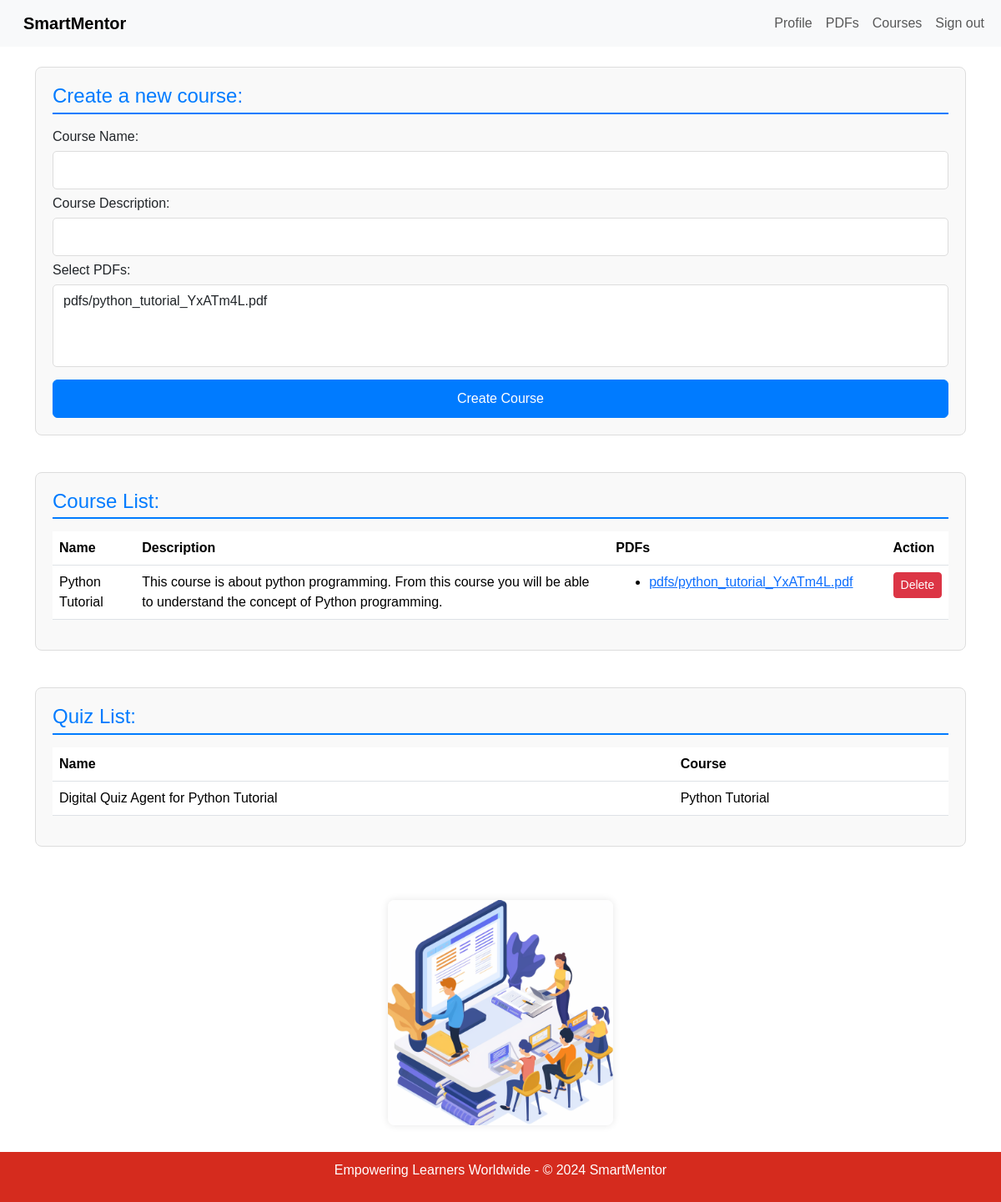
Page /teacher/courses (signed in) on the earlier database version.
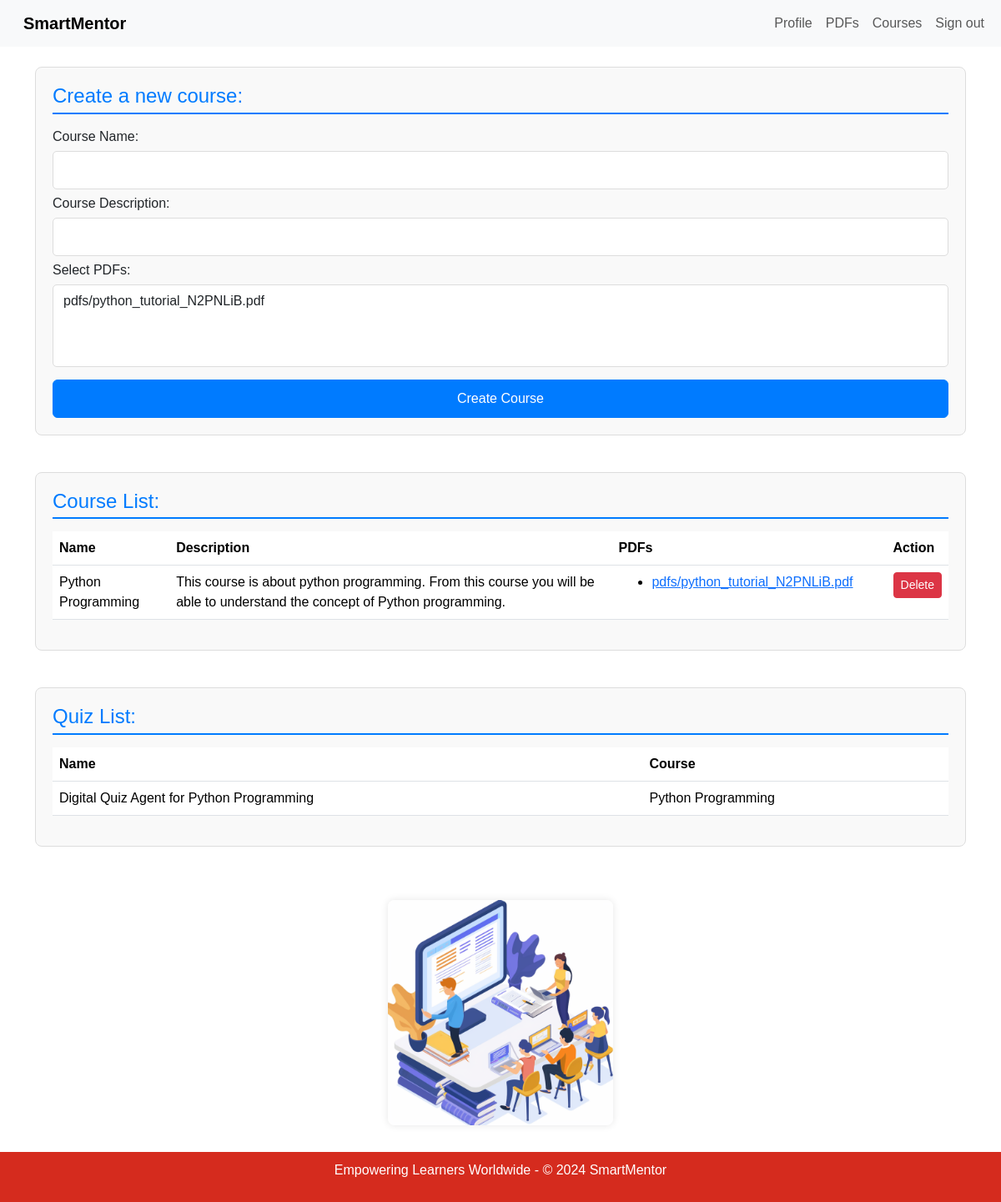
Same page on the later database version.
### app/models.py (models this page shows, shortened)
class Course(models.Model):
    name = models.CharField(max_length=50, default='course')
    description = models.CharField(max_length=200, default='Default description')
    pdfs = models.ManyToManyField(PDF, blank=True, related_name='courses')
    time_created = models.DateTimeField(auto_now_add=True, null=True)
    teacher = models.ForeignKey('Teacher', on_delete=models.CASCADE, related_name='courses', default=Teacher.get_default_teacher)

class PDF(models.Model):
    file = models.FileField(upload_to='pdfs/')
    uploaded_by = models.ForeignKey('Teacher', on_delete=models.CASCADE)

class Quiz(models.Model):
    course = models.ForeignKey(Course, on_delete=models.CASCADE, null=True)
    name = models.CharField(max_length=255)
    teacher = models.ForeignKey(Teacher, on_delete=models.CASCADE, related_name='quizzes', default=1)

### app/views.py (the view, shortened to what this page needs)
# urls.py: path('teacher/courses', TeacherCourseView.as_view(), name='teacher_courses'),
class TeacherCourseView(LoginRequiredMixin, ListView):
    model = Course
    form_class = CourseForm
    template_name = 'app/teacher_course.html'
    def get_queryset(self):
        if hasattr(self.request.user, 'teacher'):
            return Course.objects.filter(teacher=self.request.user.teacher)
        else:
            return Course.objects.none()

### app/templates/app/teacher_course.html (shortened to what the changed rows need)
{% extends "app/base.html" %}
{% block content %}
{% if user.is_authenticated %}
    {% if user.profile.role == 'teacher' %}
        <nav class="navbar navbar-expand-lg bg-body-tertiary">
            <div class="container-fluid">
                <a class="navbar-brand" href="/">SmartMentor</a>
                <div class="collapse navbar-collapse" id="navbarSupportedContent">
                    <ul class="navbar-nav me-auto mb-2 mb-lg-0">
                        <li class="nav-item">
                            <a class="nav-link" href="{% url 'teacher_profile' %}">Profile</a>
                        </li>
                        <li class="nav-item">
                            <a class="nav-link" href="{% url 'teacher_pdfs' %}">PDFs</a>
                        </li>
                        <li class="nav-item">
                            <a class="nav-link" href="{% url 'teacher_courses' %}">Courses</a>
                        </li>
                        <li class="nav-item">
                            <form action="{% url 'logout' %}" method="post" style="margin: 0">
                                <button type="submit" class="nav-link" style="background: none; border: none; cursor: pointer;">Sign out</button>
                            </form>
                        </li>
                    </ul>
                </div>
            </div>
        </nav>
        <br />
        <div class="container-xl">
            <section class="section">
                <h4>Create a new course:</h4>
                <form action="{% url 'course_create' %}" method="post">
                    <label for="name">Course Name:</label>
                    <input type="text" id="name" name="name" class="form-control">
                    <label for="description">Course Description:</label>
                    <input type="text" id="description" name="description" class="form-control">
                    <label for="pdfs">Select PDFs:</label>
                    <select id="pdfs" name="pdfs" class="form-control" multiple>
                        {% for pdf in user.teacher.pdfs.all %}
                            <option value="{{ pdf.id }}">{{ pdf.file.name }}</option>
                        {% endfor %}
                    </select>
                    <button type="submit" class="btn btn-primary">Create Course</button>
                </form>
            </section>
        </div>
        <br />
        <div class="container-xl">
            <section class="section">
                <h4>Course List:</h4>
                {% if user.profile.teacher.courses_list.all %}
                    <table class="table">
                        <thead>
                            <tr>
                                <th>Name</th>
                                <th>Description</th>
                                <th>PDFs</th>
                                <th>Action</th>
                            </tr>
                        </thead>
                        <tbody>
                            {% for course in user.profile.teacher.courses_list.all %}
                                <tr>
                                    <td>{{ course.name }}</td>
                                    <td>{{ course.description }}</td>
                                    <td>
                                        <ul>
                                            {% for pdf in course.pdfs.all %}
                                                <li><a href="{{ pdf.file.url }}">{{ pdf.file.name }}</a></li>
                                            {% endfor %}
                                        </ul>
                                    </td>
                                    <td>
                                        <form method="post" action="{% url 'course_delete' course.id %}">
                                            <button type="submit" class="btn btn-danger btn-sm">Delete</button>
                                        </form>
                                    </td>
                                </tr>
                            {% endfor %}
                        </tbody>
                    </table>
                {% else %}
                    <p>No courses created, must upload PDFs to create a course!</p>
                {% endif %}
            </section>
        </div>
        <br />
        <div class="container-xl">
            <section class="section">
                <h4>Quiz List:</h4>
                {% if user.profile.teacher.quizzes.all %}
                    <table class="table">
                        <thead>
                            <tr>
                                <th>Name</th>
                                <th>Course</th>
                            </tr>
                        </thead>
                        <tbody>
                            {% for quiz in user.profile.teacher.quizzes.all %}
                                <tr>
                                    <td>{{ quiz.name }}</td>
                                    <td>{{ quiz.course.name }}</td>
                                </tr>
                            {% endfor %}
                        </tbody>
                    </table>
                {% else %}
                    <p>No quizzes created yet!</p>
                {% endif %}
            </section>
        </div>
        <br />
        <div class="container-xl">
            <section class="image-container">
                {% load static %}
                <img src="{% static 'images/teacher_course_image.jpg' %}" alt="Teacher Course Image" class="teacher_course-image">
            </section>
        </div>
        <br /><br /><br />
    {% else %}
        <h1>Access Denied</h1>
        <p>You are not authorized to view this page. Please <a href="/">back</a> to home.</p>
    {% endif %}
{% else %}
    <h1>Access Denied</h1>
    <p>You are not authorized to view this page. Please <a href="/signin">login</a> to view this page.</p>
{% endif %}
{% endblock %}

Differences in the rows shown:
removed Course: name "Python Tutorial", description "This course is about python programming. From this course you will be able to understand the concept of Python programming."
removed PDF: {{ pdf.id }} 4 (drawn), file.name "pdfs/python_tutorial_YxATm4L.pdf"
removed Quiz: name "Digital Quiz Agent for Python Tutorial", course.name "Python Tutorial"
added Course: name "Python Programming", description "This course is about python programming. From this course you will be able to understand the concept of Python programming."
added PDF: {{ pdf.id }} 9 (drawn), file.name "pdfs/python_tutorial_N2PNLiB.pdf"
added Quiz: name "Digital Quiz Agent for Python Programming", course.name "Python Programming"
Other differences:
form field pdfs: "pdfs/python_tutorial_YxATm4L.pdf" → "pdfs/python_tutorial_N2PNLiB.pdf"
